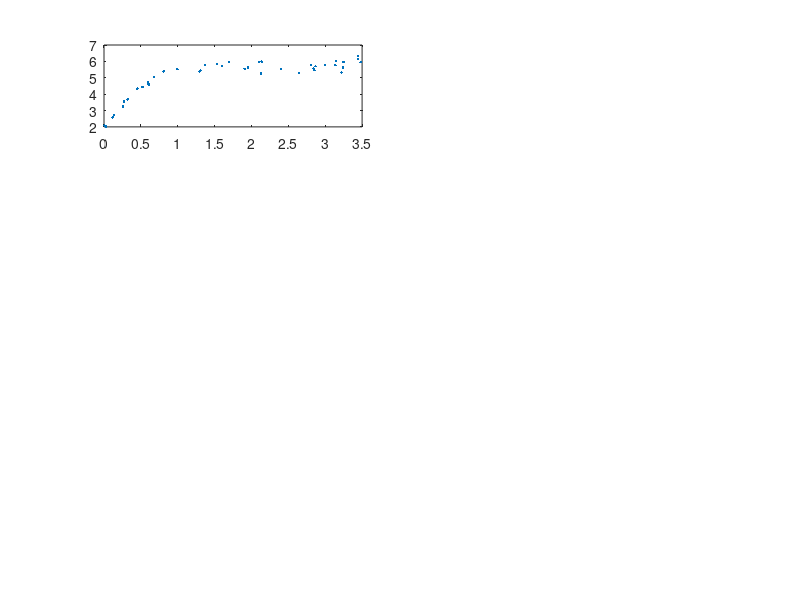

Source code (MATLAB): (Note: this script raises an error after producing the figure.)
load hw1xtr.dat;
load hw1ytr.dat;
% program for question 2
load hw1xte.dat;
load hw1yte.dat;
x = hw1xtr(:,1);
y = hw1ytr(:,1);
xt = hw1xte(:,1);
yt = hw1yte(:,1);
m = numel(x);
mt = numel(xt);

subplot(4,2,1)
plot(x,y,'.');
hold on
z = ones(size(y));
x1 = [x'; z'];
x1=x1';
w=inv(x1'*x1)*x1'*y;

syms t
f1= @(t) w(1)*t+w(2);

fplot(f1, [0,5]);

err1 = 0;
errsum1 = 0;
for i=1:m
    errsum1 = errsum1+(f1(x(i))-y(i))^2;
end
err1 = errsum1/m;

subplot(4,2,2)
plot(xt,yt,'.')
hold on
fplot(f1,[0,4])
err1 = 0;
errsum1 = 0;
for i=1:mt
    errsum1 = errsum1+(f1(xt(i))-yt(i))^2;
end
err1 = errsum1/mt;

subplot(4,2,3)
z = x.^2;
x2 = [z x1];
w = inv(x2'*x2)*x2'*y;
plot(x,y,'.')
hold on
syms t
f2 = @(t) w(1)*t.^2+w(2)*t+w(3);
fplot(f2,[0,5]);
err1 = 0;
errsum1 = 0;
for i=1:m
    errsum1 = errsum1+(f2(x(i))-y(i))^2;
end
err1 = errsum1/m;

subplot(4,2,4)
plot(xt,yt,'.')
hold on
fplot(f2,[0,5])
err1 = 0;
errsum1 = 0;
for i=1:mt
    errsum1 = errsum1+(f2(xt(i))-yt(i))^2;
end
err1 = errsum1/mt;

subplot(4,2,5)
plot(x,y,'.')
hold on
z = x.^3;
x3 = [z x2];
w = inv(x3'*x3)*x3'*y;
syms t
f3 = @(t) w(1)*t.^3+w(2)*t.^2+w(3)*t+w(4);
fplot(f3, [0,5]);
err1 = 0;
errsum1 = 0;
for i=1:m
    errsum1 = errsum1+(f3(x(i))-y(i))^2;
end
err1 = errsum1/m;

subplot(4,2,6)
plot(xt,yt,'.')
hold on
fplot(f3, [0,5]);
err1 = 0;
errsum1 = 0;
for i=1:mt
    errsum1 = errsum1+(f3(xt(i))-yt(i))^2;
end
err1 = errsum1/mt;

subplot(4,2,7)
plot(x,y,'.')
hold on
z = x.^4;
x4 = [z x3];
w = inv(x4'*x4)*x4'*y;
syms t
f4 = @(t) w(1)*t.^4+w(2)*t.^3+w(3)*t.^2+w(4)*t+w(5);
fplot(f4, [0,5]);
err1 = 0;
errsum1 = 0;
for i=1:m
    errsum1 = errsum1+(f4(x(i))-y(i))^2;
end
err1 = errsum1/m;

subplot(4,2,8)
plot(xt,yt,'.')
hold on
fplot(f3, [0,5]);
err1 = 0;
errsum1 = 0;
for i=1:mt
    errsum1 = errsum1+(f4(xt(i))-yt(i))^2;
end
err1 = errsum1/mt;

